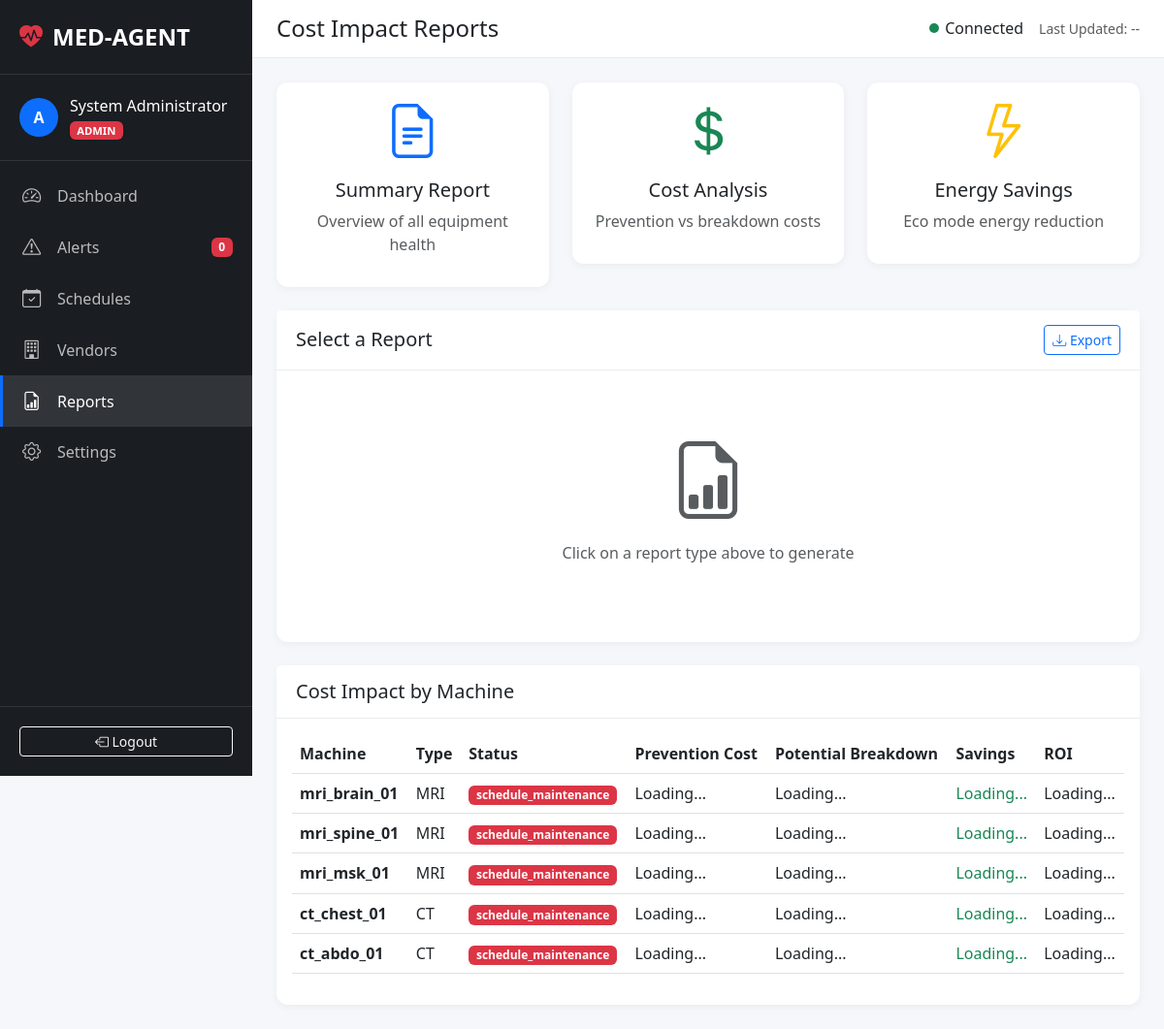
The app's page /reports (signed in) with its own data.
### database.py (models this page shows, shortened)
class User(UserMixin, db.Model):
    __tablename__ = 'users'
    id = db.Column(db.Integer, primary_key=True)
    username = db.Column(db.String(80), unique=True, nullable=False)
    email = db.Column(db.String(120), unique=True, nullable=False)
    password_hash = db.Column(db.String(256), nullable=False)
    role = db.Column(db.String(50), nullable=False, default='engineer')
    full_name = db.Column(db.String(150))
    department = db.Column(db.String(100))
    phone = db.Column(db.String(20))
    is_active = db.Column(db.Boolean, default=True)
    created_at = db.Column(db.DateTime, default=datetime.utcnow)
    last_login = db.Column(db.DateTime)

class Machine(db.Model):
    __tablename__ = 'machines'
    id = db.Column(db.Integer, primary_key=True)
    machine_id = db.Column(db.String(50), unique=True, nullable=False)
    machine_type = db.Column(db.String(20), nullable=False)
    model = db.Column(db.String(100))
    manufacturer = db.Column(db.String(100))
    scan_category = db.Column(db.String(50))
    installation_date = db.Column(db.Date)
    last_maintenance = db.Column(db.DateTime)
    location = db.Column(db.String(200))
    status = db.Column(db.String(20), default='normal')
    operation_mode = db.Column(db.String(20), default='normal')
    energy_mode = db.Column(db.String(20), default='ready')
    last_alert_sent = db.Column(db.DateTime)
    last_alert_severity = db.Column(db.String(20))
    maintenance_scheduled = db.Column(db.Boolean, default=False)
    scheduled_maintenance_date = db.Column(db.DateTime)
    baseline_data = db.Column(db.Text)
    total_uptime_hours = db.Column(db.Float, default=0)
    total_scans = db.Column(db.Integer, default=0)
    created_at = db.Column(db.DateTime, default=datetime.utcnow)
    updated_at = db.Column(db.DateTime, default=datetime.utcnow, onupdate=datetime.utcnow)
    telemetry_logs = db.relationship('TelemetryLog', backref='machine', lazy='dynamic')
    alerts = db.relationship('Alert', backref='machine', lazy='dynamic')
    appointments = db.relationship('Appointment', backref='machine', lazy='dynamic')
    maintenance_records = db.relationship('MaintenanceRecord', backref='machine', lazy='dynamic')

### app.py (the view)
@app.route('/reports')
@login_required
def reports():
    machines = Machine.query.all()
    return render_template('reports.html', user=current_user, machines=machines)

### app.py (called while the page is built)
@login_manager.user_loader
def load_user(user_id):
    return User.query.get(int(user_id))

@app.context_processor
def inject_now():
    return {'now': datetime.now()}

### templates/reports.html (shortened to what this page needs)
{% extends "base.html" %}
{% block page_title %}Cost Impact Reports{% endblock %}
{% block content %}
<div class="container-fluid">
    <div class="row mb-4">
        <div class="col-md-4">
            <div class="card report-card" onclick="generateReport('summary')">
                <div class="card-body text-center">
                    <i class="bi bi-file-earmark-text display-4 text-primary"></i>
                    <h5 class="mt-3">Summary Report</h5>
                    <p class="text-muted">Overview of all equipment health</p>
                </div>
            </div>
        </div>
        <div class="col-md-4">
            <div class="card report-card" onclick="generateReport('cost_analysis')">
                <div class="card-body text-center">
                    <i class="bi bi-currency-dollar display-4 text-success"></i>
                    <h5 class="mt-3">Cost Analysis</h5>
                    <p class="text-muted">Prevention vs breakdown costs</p>
                </div>
            </div>
        </div>
        <div class="col-md-4">
            <div class="card report-card" onclick="generateReport('energy_savings')">
                <div class="card-body text-center">
                    <i class="bi bi-lightning display-4 text-warning"></i>
                    <h5 class="mt-3">Energy Savings</h5>
                    <p class="text-muted">Eco mode energy reduction</p>
                </div>
            </div>
        </div>
    </div>
    <div class="row">
        <div class="col-12">
            <div class="card">
                <div class="card-header d-flex justify-content-between align-items-center">
                    <h5 class="mb-0" id="report-title">Select a Report</h5>
                    <div>
                        <button class="btn btn-sm btn-outline-primary" onclick="exportReport('summary')" id="btn-export">
                            <i class="bi bi-download"></i> Export
                        </button>
                    </div>
                </div>
                <div class="card-body" id="report-content">
                    <div class="text-center py-5 text-muted">
                        <i class="bi bi-file-earmark-bar-graph display-1"></i>
                        <p class="mt-3">Click on a report type above to generate</p>
                    </div>
                </div>
            </div>
        </div>
    </div>
    <div class="row mt-4">
        <div class="col-12">
            <div class="card">
                <div class="card-header">
                    <h5 class="mb-0">Cost Impact by Machine</h5>
                </div>
                <div class="card-body">
                    <div class="table-responsive">
                        <table class="table">
                            <thead>
                                <tr>
                                    <th>Machine</th>
                                    <th>Type</th>
                                    <th>Status</th>
                                    <th>Prevention Cost</th>
                                    <th>Potential Breakdown</th>
                                    <th>Savings</th>
                                    <th>ROI</th>
                                </tr>
                            </thead>
                            <tbody id="cost-table-body">
                                {% for machine in machines %}
                                <tr>
                                    <td><strong>{{ machine.machine_id }}</strong></td>
                                    <td>{{ machine.machine_type }}</td>
                                    <td>
                                        <span class="badge {% if machine.status == 'normal' %}bg-success{% elif machine.status == 'monitor' %}bg-warning{% else %}bg-danger{% endif %}">
                                            {{ machine.status or 'normal' }}
                                        </span>
                                    </td>
                                    <td class="cost-prevention">Loading...</td>
                                    <td class="cost-breakdown">Loading...</td>
                                    <td class="cost-savings text-success">Loading...</td>
                                    <td class="cost-roi">Loading...</td>
                                </tr>
                                {% endfor %}
                            </tbody>
                        </table>
                    </div>
                </div>
            </div>
        </div>
    </div>
</div>
{% endblock %}

### templates/base.html (shortened to what this page needs)
<!DOCTYPE html>
<html lang="en">
<head>
    <link href="https://cdn.jsdelivr.net/npm/bootstrap@5.3.0/dist/css/bootstrap.min.css" rel="stylesheet">
    <link href="https://cdn.jsdelivr.net/npm/bootstrap-icons@1.10.0/font/bootstrap-icons.css" rel="stylesheet">
    <link href="{{ url_for('static', filename='css/style.css') }}" rel="stylesheet">
</head>
<body>
    <nav class="sidebar">
        <div class="sidebar-header">
            <i class="bi bi-heart-pulse-fill"></i>
            <span>MED-AGENT</span>
        </div>
        <div class="sidebar-user">
            <div class="user-avatar">{{ user.username[0]|upper }}</div>
            <div class="user-info">
                <div class="user-name">{{ user.full_name or user.username }}</div>
                <div class="user-role badge {% if user.role == 'admin' %}bg-danger{% elif user.role == 'engineer' %}bg-primary{% else %}bg-secondary{% endif %}">
                    {{ user.role|upper }}
                </div>
            </div>
        </div>
        <ul class="nav flex-column">
            <li class="nav-item">
                <a class="nav-link {% if request.endpoint == 'dashboard' %}active{% endif %}" href="{{ url_for('dashboard') }}">
                    <i class="bi bi-speedometer2"></i>
                    <span>Dashboard</span>
                </a>
            </li>
            <li class="nav-item">
                <a class="nav-link {% if request.endpoint == 'alerts' %}active{% endif %}" href="{{ url_for('alerts') }}">
                    <i class="bi bi-exclamation-triangle"></i>
                    <span>Alerts</span>
                    <span class="badge bg-danger ms-auto" id="alert-count">0</span>
                </a>
            </li>
            <li class="nav-item">
                <a class="nav-link {% if request.endpoint == 'schedules' %}active{% endif %}" href="{{ url_for('schedules') }}">
                    <i class="bi bi-calendar-check"></i>
                    <span>Schedules</span>
                </a>
            </li>
            <li class="nav-item">
                <a class="nav-link {% if request.endpoint == 'vendors' %}active{% endif %}" href="{{ url_for('vendors') }}">
                    <i class="bi bi-building"></i>
                    <span>Vendors</span>
                </a>
            </li>
            <li class="nav-item">
                <a class="nav-link {% if request.endpoint == 'reports' %}active{% endif %}" href="{{ url_for('reports') }}">
                    <i class="bi bi-file-earmark-bar-graph"></i>
                    <span>Reports</span>
                </a>
            </li>
            {% if user.role == 'admin' %}
            <li class="nav-item">
                <a class="nav-link {% if request.endpoint == 'settings' %}active{% endif %}" href="{{ url_for('settings') }}">
                    <i class="bi bi-gear"></i>
                    <span>Settings</span>
                </a>
            </li>
            {% endif %}
        </ul>
        <div class="sidebar-footer">
            <a href="{{ url_for('logout') }}" class="btn btn-outline-light btn-sm w-100">
                <i class="bi bi-box-arrow-left"></i> Logout
            </a>
        </div>
    </nav>
    <main class="main-content">
        <div class="top-bar">
            <div class="d-flex align-items-center">
                <h4 class="mb-0">{% block page_title %}Dashboard{% endblock %}</h4>
            </div>
            <div class="d-flex align-items-center gap-3">
                <div class="connection-status">
                    <span id="connection-indicator" class="status-dot bg-success"></span>
                    <span id="connection-text">Connected</span>
                </div>
                <div class="text-muted small">
                    Last Updated: <span id="last-updated">--</span>
                </div>
            </div>
        </div>
        {% block content %}{% endblock %}
    </main>
</body>
</html>

### static/css/style.css (style rules this page uses)
:root { --primary-color: #0d6efd; --success-color: #198754; --warning-color: #ffc107; --danger-color: #dc3545; --dark-color: #212529; --sidebar-width: 260px; --sidebar-bg: #1a1d21; }
* { margin: 0; padding: 0; box-sizing: border-box; }
body { font-family: 'Segoe UI', system-ui, -apple-system, sans-serif; background-color: #f5f7fa; min-height: 100vh; }
.sidebar { position: fixed; left: 0; top: 0; width: var(--sidebar-width); height: 100vh; background: var(--sidebar-bg); color: #fff; display: flex; flex-direction: column; z-index: 1000; }
.sidebar-header { padding: 20px; font-size: 1.5rem; font-weight: 700; border-bottom: 1px solid rgba(255,255,255,0.1); display: flex; align-items: center; gap: 10px; }
.sidebar-header i { color: var(--danger-color); }
.sidebar-user { padding: 20px; display: flex; align-items: center; gap: 12px; border-bottom: 1px solid rgba(255,255,255,0.1); }
.user-avatar { width: 40px; height: 40px; border-radius: 50%; background: var(--primary-color); display: flex; align-items: center; justify-content: center; font-weight: 600; }
.user-name { font-weight: 500; }
.user-role { font-size: 0.7rem; }
.sidebar .nav { flex: 1; padding: 10px 0; }
.sidebar .nav-link { color: rgba(255,255,255,0.7); padding: 12px 20px; display: flex; align-items: center; gap: 12px; transition: all 0.2s; border-left: 3px solid transparent; }
.sidebar .nav-link:hover, .sidebar .nav-link.active { color: #fff; background: rgba(255,255,255,0.1); border-left-color: var(--primary-color); }
.sidebar .nav-link i { font-size: 1.2rem; width: 24px; }
.sidebar-footer { padding: 20px; border-top: 1px solid rgba(255,255,255,0.1); }
.main-content { margin-left: var(--sidebar-width); min-height: 100vh; padding: 0; }
.top-bar { background: #fff; padding: 15px 25px; display: flex; justify-content: space-between; align-items: center; border-bottom: 1px solid #e9ecef; position: sticky; top: 0; z-index: 100; }
.connection-status { display: flex; align-items: center; gap: 6px; }
.status-dot { width: 10px; height: 10px; border-radius: 50%; animation: pulse 2s infinite; }
.main-content > .container-fluid { padding: 25px; }
.card { border: none; border-radius: 12px; box-shadow: 0 2px 8px rgba(0,0,0,0.05); }
.card-header { background: #fff; border-bottom: 1px solid #e9ecef; padding: 15px 20px; font-weight: 600; }
.report-card { cursor: pointer; transition: all 0.3s; }

### records on screen
User: username "A", full_name "System Administrator", role "ADMIN"
Machine: machine_id "mri_brain_01", machine_type "MRI", status "schedule_maintenance"
Machine: machine_id "mri_spine_01", machine_type "MRI", status "schedule_maintenance"
Machine: machine_id "mri_msk_01", machine_type "MRI", status "schedule_maintenance"
Machine: machine_id "ct_chest_01", machine_type "CT", status "schedule_maintenance"
Machine: machine_id "ct_abdo_01", machine_type "CT", status "schedule_maintenance"
